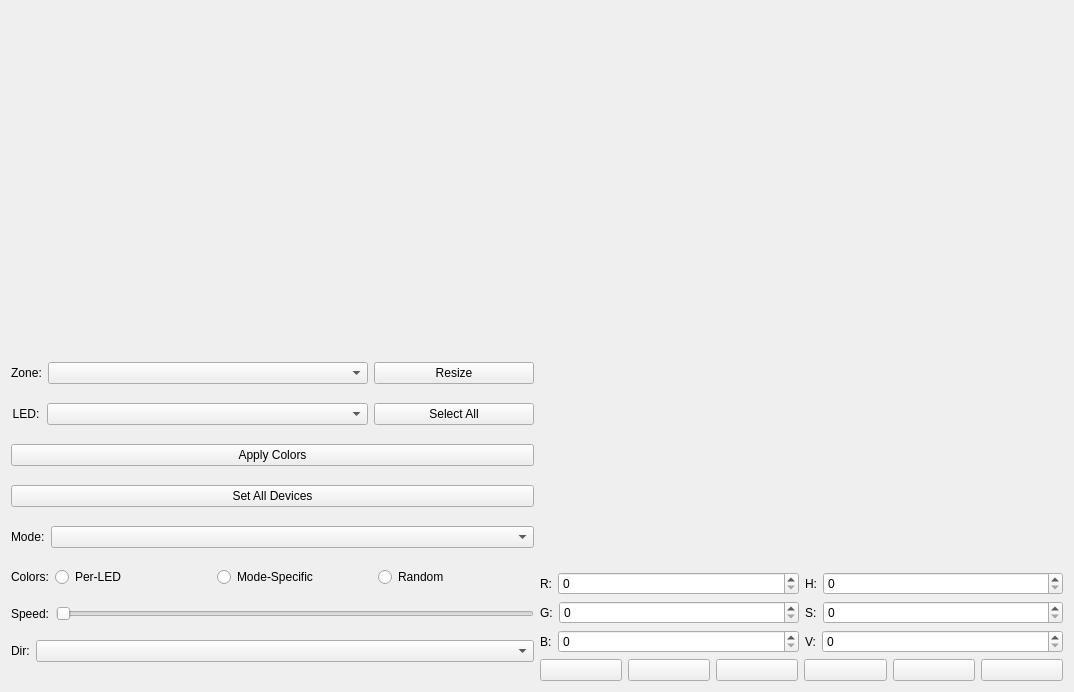
<?xml version="1.0" encoding="UTF-8"?>
<ui version="4.0">
 <class>OpenRGBDevicePageUi</class>
 <widget class="QFrame" name="OpenRGBDevicePageUi">
  <property name="geometry">
   <rect>
    <x>0</x>
    <y>0</y>
    <width>1074</width>
    <height>692</height>
   </rect>
  </property>
  <property name="windowTitle">
   <string>Frame</string>
  </property>
  <layout class="QVBoxLayout" name="verticalLayout">
   <item>
    <widget class="DeviceView" name="DeviceViewBox" native="true">
     <property name="sizePolicy">
      <sizepolicy hsizetype="MinimumExpanding" vsizetype="MinimumExpanding">
       <horstretch>0</horstretch>
       <verstretch>0</verstretch>
      </sizepolicy>
     </property>
     <property name="minimumSize">
      <size>
       <width>0</width>
       <height>0</height>
      </size>
     </property>
    </widget>
   </item>
   <item>
    <layout class="QHBoxLayout" name="SecondaryLayout">
     <item>
      <layout class="QVBoxLayout" name="ModeAndSelectionLayout">
       <item>
        <layout class="QHBoxLayout" name="ZoneSelectionLayout" stretch="0,2,1">
         <item>
          <widget class="QLabel" name="ZoneLabel">
           <property name="sizePolicy">
            <sizepolicy hsizetype="Fixed" vsizetype="Preferred">
             <horstretch>0</horstretch>
             <verstretch>0</verstretch>
            </sizepolicy>
           </property>
           <property name="minimumSize">
            <size>
             <width>30</width>
             <height>0</height>
            </size>
           </property>
           <property name="text">
            <string>Zone:</string>
           </property>
           <property name="alignment">
            <set>Qt::AlignCenter</set>
           </property>
          </widget>
         </item>
         <item>
          <widget class="QComboBox" name="ZoneBox"/>
         </item>
         <item>
          <widget class="QPushButton" name="ResizeButton">
           <property name="text">
            <string>Resize</string>
           </property>
          </widget>
         </item>
        </layout>
       </item>
       <item>
        <layout class="QHBoxLayout" name="LEDSelectionLayout" stretch="0,2,1">
         <item>
          <widget class="QLabel" name="LEDLabel">
           <property name="sizePolicy">
            <sizepolicy hsizetype="Fixed" vsizetype="Preferred">
             <horstretch>0</horstretch>
             <verstretch>0</verstretch>
            </sizepolicy>
           </property>
           <property name="minimumSize">
            <size>
             <width>30</width>
             <height>0</height>
            </size>
           </property>
           <property name="text">
            <string>LED:</string>
           </property>
           <property name="alignment">
            <set>Qt::AlignCenter</set>
           </property>
          </widget>
         </item>
         <item>
          <widget class="QComboBox" name="LEDBox"/>
         </item>
         <item>
          <widget class="QPushButton" name="SelectAllLEDsButton">
           <property name="text">
            <string>Select All</string>
           </property>
          </widget>
         </item>
        </layout>
       </item>
       <item>
        <widget class="QPushButton" name="ApplyColorsButton">
         <property name="text">
          <string>Apply Colors</string>
         </property>
        </widget>
       </item>
       <item>
        <widget class="QPushButton" name="SetAllButton">
         <property name="text">
          <string>Set All Devices</string>
         </property>
        </widget>
       </item>
       <item>
        <layout class="QHBoxLayout" name="ModeSelectionLayout" stretch="0,1">
         <item>
          <widget class="QLabel" name="ModeLabel">
           <property name="text">
            <string>Mode:</string>
           </property>
          </widget>
         </item>
         <item>
          <widget class="QComboBox" name="ModeBox"/>
         </item>
        </layout>
       </item>
       <item>
        <layout class="QHBoxLayout" name="ColorModeSelectionLayout" stretch="0,1,1,1">
         <item>
          <widget class="QLabel" name="ColorLabel">
           <property name="text">
            <string>Colors:</string>
           </property>
          </widget>
         </item>
         <item>
          <widget class="QRadioButton" name="PerLEDCheck">
           <property name="text">
            <string>Per-LED</string>
           </property>
          </widget>
         </item>
         <item>
          <widget class="QRadioButton" name="ModeSpecificCheck">
           <property name="text">
            <string>Mode-Specific</string>
           </property>
          </widget>
         </item>
         <item>
          <widget class="QRadioButton" name="RandomCheck">
           <property name="text">
            <string>Random</string>
           </property>
          </widget>
         </item>
        </layout>
       </item>
       <item>
        <layout class="QHBoxLayout" name="SpeedLayout" stretch="0,1">
         <item>
          <widget class="QLabel" name="SpeedLabel">
           <property name="text">
            <string>Speed:</string>
           </property>
          </widget>
         </item>
         <item>
          <widget class="QSlider" name="SpeedSlider">
           <property name="orientation">
            <enum>Qt::Horizontal</enum>
           </property>
          </widget>
         </item>
        </layout>
       </item>
       <item>
        <layout class="QHBoxLayout" name="DirectionLayout" stretch="0,1">
         <item>
          <widget class="QLabel" name="DirectionLabel">
           <property name="text">
            <string>Dir:</string>
           </property>
          </widget>
         </item>
         <item>
          <widget class="QComboBox" name="DirectionBox"/>
         </item>
        </layout>
       </item>
      </layout>
     </item>
     <item>
      <layout class="QVBoxLayout" name="ColorLayout" stretch="1,0,0,0,0">
       <item>
        <widget class="ColorWheel" name="ColorWheelBox" native="true">
         <property name="sizePolicy">
          <sizepolicy hsizetype="Preferred" vsizetype="Preferred">
           <horstretch>0</horstretch>
           <verstretch>0</verstretch>
          </sizepolicy>
         </property>
        </widget>
       </item>
       <item>
        <layout class="QHBoxLayout" name="RedAndHueLayout">
         <item>
          <layout class="QHBoxLayout" name="RedLayout" stretch="0,1">
           <item>
            <widget class="QLabel" name="RedLabel">
             <property name="text">
              <string>R:</string>
             </property>
            </widget>
           </item>
           <item>
            <widget class="QSpinBox" name="RedSpinBox">
             <property name="maximum">
              <number>255</number>
             </property>
            </widget>
           </item>
          </layout>
         </item>
         <item>
          <layout class="QHBoxLayout" name="HueLayout" stretch="0,1">
           <item>
            <widget class="QLabel" name="HueLabel">
             <property name="text">
              <string>H:</string>
             </property>
            </widget>
           </item>
           <item>
            <widget class="QSpinBox" name="HueSpinBox">
             <property name="maximum">
              <number>359</number>
             </property>
            </widget>
           </item>
          </layout>
         </item>
        </layout>
       </item>
       <item>
        <layout class="QHBoxLayout" name="GreenAndSatLayout" stretch="0,0">
         <item>
          <layout class="QHBoxLayout" name="GreenLayout" stretch="0,1">
           <item>
            <widget class="QLabel" name="GreenLabel">
             <property name="text">
              <string>G:</string>
             </property>
            </widget>
           </item>
           <item>
            <widget class="QSpinBox" name="GreenSpinBox">
             <property name="maximum">
              <number>255</number>
             </property>
            </widget>
           </item>
          </layout>
         </item>
         <item>
          <layout class="QHBoxLayout" name="SaturationLayout" stretch="0,1">
           <item>
            <widget class="QLabel" name="SatLabel">
             <property name="text">
              <string>S:</string>
             </property>
            </widget>
           </item>
           <item>
            <widget class="QSpinBox" name="SatSpinBox">
             <property name="maximum">
              <number>255</number>
             </property>
            </widget>
           </item>
          </layout>
         </item>
        </layout>
       </item>
       <item>
        <layout class="QHBoxLayout" name="BlueAndValLayout">
         <item>
          <layout class="QHBoxLayout" name="BlueLayout" stretch="0,1">
           <item>
            <widget class="QLabel" name="BlueLabel">
             <property name="text">
              <string>B:</string>
             </property>
            </widget>
           </item>
           <item>
            <widget class="QSpinBox" name="BlueSpinBox">
             <property name="maximum">
              <number>255</number>
             </property>
            </widget>
           </item>
          </layout>
         </item>
         <item>
          <layout class="QHBoxLayout" name="ValueLayout" stretch="0,1">
           <item>
            <widget class="QLabel" name="ValLabel">
             <property name="text">
              <string>V:</string>
             </property>
            </widget>
           </item>
           <item>
            <widget class="QSpinBox" name="ValSpinBox">
             <property name="maximum">
              <number>255</number>
             </property>
            </widget>
           </item>
          </layout>
         </item>
        </layout>
       </item>
       <item>
        <layout class="QHBoxLayout" name="QuickColorLayout">
         <item>
          <widget class="QPushButton" name="ButtonRed">
           <property name="text">
            <string/>
           </property>
          </widget>
         </item>
         <item>
          <widget class="QPushButton" name="ButtonYellow">
           <property name="text">
            <string/>
           </property>
          </widget>
         </item>
         <item>
          <widget class="QPushButton" name="ButtonGreen">
           <property name="text">
            <string/>
           </property>
          </widget>
         </item>
         <item>
          <widget class="QPushButton" name="ButtonCyan">
           <property name="text">
            <string/>
           </property>
          </widget>
         </item>
         <item>
          <widget class="QPushButton" name="ButtonBlue">
           <property name="text">
            <string/>
           </property>
          </widget>
         </item>
         <item>
          <widget class="QPushButton" name="ButtonMagenta">
           <property name="text">
            <string/>
           </property>
          </widget>
         </item>
        </layout>
       </item>
      </layout>
     </item>
    </layout>
   </item>
  </layout>
 </widget>
 <customwidgets>
  <customwidget>
   <class>ColorWheel</class>
   <extends>QWidget</extends>
   <header location="global">ColorWheel.h</header>
   <container>1</container>
   <slots>
    <signal>colorChanged(QColor)</signal>
   </slots>
  </customwidget>
  <customwidget>
   <class>DeviceView</class>
   <extends>QWidget</extends>
   <header location="global">DeviceView.h</header>
   <container>1</container>
  </customwidget>
 </customwidgets>
 <tabstops>
  <tabstop>LEDBox</tabstop>
  <tabstop>SetAllButton</tabstop>
  <tabstop>ModeBox</tabstop>
  <tabstop>PerLEDCheck</tabstop>
  <tabstop>ModeSpecificCheck</tabstop>
  <tabstop>RandomCheck</tabstop>
  <tabstop>SpeedSlider</tabstop>
  <tabstop>DirectionBox</tabstop>
  <tabstop>RedSpinBox</tabstop>
  <tabstop>GreenSpinBox</tabstop>
  <tabstop>BlueSpinBox</tabstop>
  <tabstop>HueSpinBox</tabstop>
  <tabstop>SatSpinBox</tabstop>
  <tabstop>ValSpinBox</tabstop>
  <tabstop>ButtonBlue</tabstop>
  <tabstop>ButtonMagenta</tabstop>
 </tabstops>
 <resources/>
 <connections/>
</ui>
